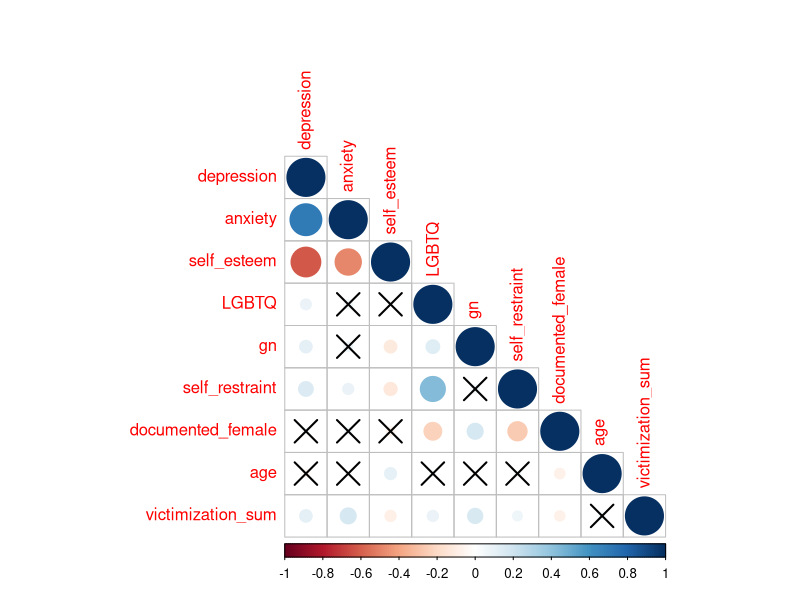

Write the R code that produced this figure. (Note: this script raises an error after producing the figure.)
## ---- chunk 1
knitr::opts_chunk$set(echo = TRUE)
## ---- chunk 2
df <- read.csv("lgbtPKU.csv")
dim(df)
## ---- chunk 3
library(dplyr)
library(tidyverse)
#renaming for categoricals and ordinals
df <- df %>%
  rename(
         grade = Q7,
         sexual_orientation = Q12,
         nonconformity_masculine = Q14,
         nonconformity_feminine = Q15,
         support_from_queer = Q25_行1,
         support_from_nonqueer = Q25_行1,
         )

#manipulations
df$age <- 33 - df$Q3
df$mainland <- ifelse(df$Q4 == 1, 1, 0)
df$han_ethnicity <- 2- df$Q5
df$department <- factor(df$Q6)
df$urban_residency <- ifelse(df$Q8 == 1, 1, 0)
df$self_restraint_teacher <- 5 - df$Q18
df$documented_male <- 2 - df$Q9
df$documented_female <- 1 - df$documented_male

df$assigned_male <- ifelse(df$Q10 != 3, 2 - df$Q10, NA)
df$assigned_female <- 1 - df$assigned_male

df$cisgender <- 2 - df$Q11
df$transgender <- 1 - df$cisgender

library(fastDummies)
df <- dummy_cols(df, select_columns = "sexual_orientation", remove_first_dummy = TRUE)

df$singleness <- ifelse(df$Q13 == 1, 1, 0)

df$gn <- ifelse(df$nonconformity_masculine == -3, 
             df$nonconformity_feminine, df$nonconformity_masculine)

df$outness <- 2 - df$Q16
df$out_to_teacher <- ifelse(df$Q17 == 1, 1, 0)
df$public_out = ifelse(df$Q21 == 1, 1, 0)
df$out_to_queer_friends = ifelse(df$Q23 == -3, 1, df$Q23)
df$out_to_nonqueer_friends = ifelse(df$Q24 == -3, 1, df$Q24)

#LGBTQ+
df$LGBTQ <- ifelse(df$Q10 != 3 & df$cisgender == 1 & df$sexual_orientation == 2, 0, 1)

#perceived LGBTQ+-affirming attitude
df$perceived_acceptance_teacher = 5 - df$Q19
df$perceived_acceptance_student = 5 - df$Q28

df$victimization_teacher <- 1 - df$Q20_选项17
df$victimization_student <- 1 - df$Q29_选项14
df$victimization_ever <- ifelse(df$victimization_teacher == 1 | df$victimization_student == 1, 1, 0)

#Self-restraint of gender expression
df$self_restraint_allstudent <- 10 - df$Q27_行1 - df$Q27_行2
df$self_restraint_otherLGBTQ <- 5 - df$Q27_行1
df$self_restraint_otherstudents <- 5 - df$Q27_行2
df$self_restraint <- df$self_restraint_teacher + df$self_restraint_allstudent - 3

# self-esteem: Rosenberg Self-Esteem Scale, RSES
df <- df %>%
  mutate(
    Q31_行3_r  = 6 - Q31_行3,
    Q31_行5_r  = 6 - Q31_行5,
    Q31_行8_r  = 6 - Q31_行8,
    Q31_行9_r  = 6 - Q31_行9,
    Q31_行10_r = 6 - Q31_行10)

df <- df %>%
  mutate(
    self_esteem = rowSums(
      select(., all_of(c(
        "Q31_行1", "Q31_行2", "Q31_行3_r", "Q31_行4", "Q31_行5_r",
        "Q31_行6", "Q31_行7", "Q31_行8_r", "Q31_行9_r", "Q31_行10_r"
      ))),
      na.rm = TRUE
    )
  )

# depression: Center for Epidemiologic Studies Depression Scale, CESD 9-item Chinese version
df <- df %>%
  mutate(
    Q30_行5_r = 5 - Q30_行5,
    Q30_行7_r = 5 - Q30_行7)

df <- df %>%
  mutate(
    depression = Q30_行1 + Q30_行2 + Q30_行3 + Q30_行4 + 
                 Q30_行5_r + Q30_行6 + Q30_行7_r + Q30_行8 + Q30_行9
  )

#anxiety: Generalized Anxiety Disorder Scale, GAD-7
df <- df %>%
  mutate(
    anxiety = rowSums(select(., all_of(c("Q32_行1", "Q32_行2", "Q32_行3", "Q32_行4", "Q32_行5", "Q32_行6", "Q32_行7"))),
                      na.rm = TRUE))
## ---- chunk 4
#check inconsistent cases
#transgender
df %>%
  filter((documented_female == 1 & assigned_male == 1 & transgender == 0) | (documented_male == 1 & assigned_female == 1 & transgender == 0))

#outness
df %>%
  filter((outness == 0 & out_to_teacher== 1) | (outness == 0 & public_out == 1))


#outness in nonLGBTQ
#SOGIE-based victimization among non-LGBTQ+
df %>%
  filter(LGBTQ == 0 & outness == 1)

df %>%
  filter(LGBTQ == 0 & out_to_teacher == 1)
## ---- chunk 5
#drop one inconsistent case
df1 <- df %>%
  filter(!((documented_female == 1 & assigned_male == 1 & transgender == 0) | (documented_male == 1 & assigned_female == 1 & transgender == 0)) %in% TRUE)
dim(df1)
## ---- chunk 6
#drop two cases that non-LGBTQ+ reported coming out
df1 <- df1 %>%
  filter(!(LGBTQ == 0 & outness == 1))
dim(df1)
## ---- chunk 7
#drop inconsistent case
#constantly filling the same value for multiple question matrices
df1 <- df1 %>%
  filter(!(index == 1273))
dim(df1)
## ---- chunk 8
#drop age under 18 (5 cases)
df1 <- df1 %>%
  filter(!(age < 18))
dim(df1)
## ---- chunk 9
df1 %>%
  select(LGBTQ, documented_female, transgender, sexual_orientation, 
         gn, outness, 
         age, mainland, han_ethnicity, department, grade, urban_residency, 
         victimization_teacher, victimization_student, victimization_ever ) %>%
  summary
## ---- chunk 10
#value counts
lapply(df1[,c('LGBTQ','sexual_orientation', 'gn', 'outness', 'out_to_queer_friends', 
              'out_to_nonqueer_friends', 'out_to_teacher', 'public_out',
             'victimization_teacher', 'victimization_student', 'victimization_ever')], table)
## ---- chunk 11
library(psych)
describe(df1[, c("depression", "anxiety")])
aggregate(depression ~ LGBTQ, data = df1, mean)
aggregate(depression ~ LGBTQ, data = df1, sd)
aggregate(anxiety ~ LGBTQ, data = df1, mean)
aggregate(anxiety ~ LGBTQ, data = df1, sd)
## ---- chunk 12
#self-restraint
table(df1$self_restraint_teacher)
table(df1$self_restraint_otherLGBTQ)
table(df1$self_restraint_otherstudents)

table(df1$self_restraint_allstudent)
table(df1$self_restraint)
summary(df1$self_restraint)
## ---- chunk 13
#review of self-restraint sum
sr_varlist <- c("self_restraint_teacher", "self_restraint_otherstudents", "self_restraint_otherLGBTQ", "self_restraint")

#restraint among LGBTQ+
print("Among LGBTQ+")
for (v in sr_varlist) {
  cat(":\n")
  df1 %>%
    filter(LGBTQ == 1) %>%
    count(.data[[v]]) %>%
    mutate(percent = n / sum(n) * 100) %>%
    print()
  cat("\n")
}

#restraint among non-LGBTQ+
print("Among non-LGBTQ+")
for (v in sr_varlist) {
  cat(":\n")
  df1 %>%
    filter(LGBTQ == 0) %>%
    count(.data[[v]]) %>%
    mutate(percent = n / sum(n) * 100) %>%
    print()
  cat("\n")
}
## ---- chunk 14
describe(df1$self_restraint)
## ---- chunk 15
aggregate(self_restraint ~ LGBTQ, data = df1, mean)
aggregate(self_restraint ~ LGBTQ, data = df1, sd)
aggregate(gn ~ LGBTQ, data = df1, mean)
aggregate(gn ~ LGBTQ, data = df1, sd)
## ---- chunk 16
#count
df1$victim_teacher_count <- rowSums(df1[, paste0('Q20_选项', 1:15)])
df1$victim_student_count <- rowSums(df1[, paste0('Q29_选项', 1:12)])
df1$victimization_count <- df1$victim_teacher_count + df1$victim_student_count

table(df1$victim_teacher_count)
table(df1$victim_student_count)
table(df1$victimization_count)
## ---- chunk 17
#Victimization weighted sum score
# microaggression *1; moderate violence & discrimination *2; severe violence *3
df1$victm_teacher_sum <- 
  1 * df1$Q20_选项1 + 1 * df1$Q20_选项3 + 1 * df1$Q20_选项4 +
  2 * df1$Q20_选项2 + 2 * df1$Q20_选项6 + 2 * df1$Q20_选项7 + 2 * df1$Q20_选项8 +
  2 * df1$Q20_选项9 + 2 * df1$Q20_选项10 + 2 * df1$Q20_选项11 + 2 * df1$Q20_选项12 + 2 * df1$Q20_选项15 +
  3 * df1$Q20_选项5 + 3 * df1$Q20_选项13 + 3 * df1$Q20_选项14
  
df1$victm_student_sum <-
  1 * df1$Q29_选项1 + 1 * df1$Q29_选项3 + 1 * df1$Q29_选项4 +
  2 * df1$Q29_选项2 + 2 * df1$Q29_选项6 + 2 * df1$Q29_选项7 + 2 * df1$Q29_选项8 +
  2 * df1$Q29_选项9 + 2 * df1$Q29_选项12 +
  3 * df1$Q29_选项5 + 3 * df1$Q29_选项10 + 3 * df1$Q29_选项11

df1$victimization_sum <- df1$victm_teacher_sum + df1$victm_student_sum

table(df1$victm_teacher_sum)
table(df1$victm_student_sum)
table(df1$victimization_sum)

df1 %>% slice_max(victm_teacher_sum, n = 10)
df1 %>% slice_max(victm_student_sum, n = 10)
df1 %>% slice_max(victimization_sum, n = 10)
## ---- chunk 18
describe(df1$victimization_sum)
aggregate(victimization_sum ~ LGBTQ, data =df1, mean)
aggregate(victimization_sum ~ LGBTQ, data =df1, sd)
## ---- chunk 19
#convert 1-5 to 0-1
df1$out_to_teacher_norm <- df1$out_to_teacher
df1$out_to_queer_friends_norm <- (df1$out_to_queer_friends - 1)/4  # 1-5 -> 0-1
df1$out_to_nonqueer_friends_norm <- (df1$out_to_nonqueer_friends - 1)/4  # 1-5 -> 0-1

table(df1$out_to_teacher_norm)
table(df1$out_to_queer_friends_norm)
table(df1$out_to_nonqueer_friends_norm)
print("----------")
print("binary outness:")
table(df1$outness)
print("outness-three score sum:")
df1$outness_sum <- rowSums(df1[,c("out_to_teacher_norm","out_to_queer_friends_norm","out_to_nonqueer_friends_norm")])
table(df1$outness_sum)
summary(df1$outness_sum)
## ---- chunk 20
keyvariables <- c("depression","anxiety", "self_esteem", "LGBTQ", "gn", "self_restraint",
                  "documented_female", "age", "victimization_sum")

corr <- corr.test(df1[, keyvariables])
r <- round(corr$r, 2)
p <- corr$p

stars <- ifelse(p < .001, "***",
         ifelse(p < .01, "**",
         ifelse(p < .05, "*", "")))

corr_table <- matrix(
  paste0(sprintf("%.2f", r), stars),
  nrow = nrow(r),
  dimnames = dimnames(r)
)

corr_table
diag(corr_table) <- ""

corr_table
## ---- chunk 21
corr_res <- corr.test(df1[, keyvariables])
corr_matrix <- corr_res$r
p_matrix <- corr_res$p

library(corrplot)

corrplot(corr_matrix, 
         method = "circle", 
         type = "lower",
         p.mat = p_matrix,       # 传入 p 值矩阵
         sig.level = 0.05,       # 显著性阈值
         insig = "pch") 
## ---- chunk 22
vars_regression <- c("LGBTQ", "documented_female", "victimization_sum", "gn", "self_restraint",
                     "age", "mainland", "han_ethnicity", "department","urban_residency"
                     )
  
formula_se <- as.formula(
  paste("self_esteem ~", paste(vars_regression, collapse = "+"))
)

formula_dep <- as.formula(
  paste("depression ~", paste(vars_regression, collapse = " + "))
)

formula_anx <- as.formula(
  paste("anxiety ~", paste(vars_regression, collapse = "+"))
)
## ---- chunk 23
model_se <- lm(formula_se, data = df1)
summary(model_se)
model_dep <- lm(formula_dep, data = df1)
summary(model_dep)
model_anx <- lm(formula_anx, data = df1)
summary(model_anx)
## ---- chunk 24
interaction_terms <- c("self_restraint * LGBTQ", "self_restraint * documented_female", "gn * documented_female")

formula_se_int <- as.formula(
  paste("self_esteem ~", paste(c(vars_regression, interaction_terms), collapse = "+"))
)

formula_dep_int <- as.formula(
  paste("depression ~", paste(c(vars_regression, interaction_terms), collapse = "+"))
)

formula_anx_int <- as.formula(
  paste("anxiety ~", paste(c(vars_regression, interaction_terms), collapse = "+"))
)
## ---- chunk 25
model_se_int <- lm(formula_se_int, data = df1)
summary(model_se_int)
model_dep_int <- lm(formula_dep_int, data = df1)
summary(model_dep_int)
model_anx_int <- lm(formula_anx_int, data = df1)
summary(model_anx_int)
## ---- chunk 26
#simple linear regression: Mental health ~ LGBTQ+ identity
s1s1_dep_model <- lm(depression ~ LGBTQ, data = df1)
summary(s1s1_dep_model)

s1s1_anx_model <- lm(anxiety ~ LGBTQ, data = df1)
summary(s1s1_anx_model)
## ---- chunk 27
library('lavaan')
s1_dep_model <- '
  depression ~ a*LGBTQ + b*victimization_sum + c*self_restraint + d*self_esteem + documented_female
  
  victimization_sum ~ f*LGBTQ + documented_female
  self_restraint ~ e*LGBTQ + g*self_esteem + documented_female
  self_esteem ~ h*victimization_sum + i*LGBTQ + documented_female

  #effects 
  total_indirect := c*e + c*g*h*f + d*h*f + b*f + i*d + i*g*c
  total_effect := a + total_indirect
'

s1_dep_fit <- sem(s1_dep_model, data=df1, estimator="ML", se="bootstrap" , bootstrap=1000)
summary(s1_dep_fit, standardized=TRUE, fit.measures=TRUE)
## ---- chunk 28
library('lavaan')
s1_dep_model <- '
  depression ~ a*LGBTQ + b*victimization_sum + c*self_restraint + d*self_esteem + documented_female
  
  victimization_sum ~ f*LGBTQ + documented_female
  self_restraint ~ e*LGBTQ + documented_female
  self_esteem ~ h*victimization_sum + i*LGBTQ + documented_female
  
  self_esteem ~~ self_restraint

  #effects 
  total_indirect := c*e + d*h*f + b*f + i*d
  total_effect := a + total_indirect
'

s1_dep_fit <- sem(s1_dep_model, data=df1, estimator="ML", se="bootstrap" , bootstrap=1000)
summary(s1_dep_fit, standardized=TRUE, fit.measures=TRUE)
## ---- chunk 29
s1_dep_model <- '
  depression ~ a*LGBTQ + b*victimization_sum + c*self_restraint + documented_female
  
  victimization_sum ~ d*LGBTQ + documented_female
  self_restraint ~ e*LGBTQ + documented_female

  #effects 
  total_indirect := b*d + c*e
  total_effect := a + total_indirect
'

s1_dep_fit <- sem(s1_dep_model, data=df1, estimator="ML", se="bootstrap" , bootstrap=1000)
summary(s1_dep_fit, standardized=TRUE, fit.measures=TRUE)
## ---- chunk 30
s1_dep_model <- '
  depression ~ a*LGBTQ + b*victimization_sum + c*self_restraint + documented_female
  
  victimization_sum ~ d*LGBTQ + documented_female
  self_restraint ~ e*LGBTQ + f*victimization_sum + documented_female

  #effects 
  total_indirect := b*d + c*e + d*f*c
  total_effect := a + total_indirect
'

s1_dep_fit <- sem(s1_dep_model, data=df1, estimator="ML", se="bootstrap" , bootstrap=1000)
summary(s1_dep_fit, standardized=TRUE, fit.measures=TRUE)
## ---- chunk 31
library('lavaan')
s1_anx_model <- '
  anxiety ~ a*LGBTQ + b*victimization_sum + c*self_restraint + documented_female
  
  victimization_sum ~ d*LGBTQ + documented_female
  self_restraint ~ e*LGBTQ + f*victimization_sum + documented_female

  #effects 
  total_indirect := b*d + c*e + d*f*c
  total_effect := a + total_indirect
'

s1_anx_fit <- sem(s1_anx_model, data=df1, estimator="ML", se="bootstrap" , bootstrap=1000)
summary(s1_anx_fit, standardized=TRUE, fit.measures=TRUE)
## ---- chunk 32
#simple linear regression: Mental health ~ Gender nonconformity
s2s1_dep_model <- lm(depression ~ gn, data = df1)
summary(s2s1_dep_model)

s2s1_anx_model <- lm(anxiety ~ gn, data = df1)
summary(s2s1_anx_model)
## ---- chunk 33
s2_dep_model <- '
  depression ~ a*gn + b*victimization_sum + c*self_restraint + documented_female
  
  victimization_sum ~ d*gn + documented_female
  self_restraint ~ e*gn + documented_female + f*victimization_sum

  gn ~ documented_female
  
  #effects 
  total_indirect := b*d + c*e + d*f*c
  total_effect := a + total_indirect
'

s2_dep_fit <- sem(s2_dep_model, data=df1, estimator="ML", se="bootstrap" , bootstrap=1000)
summary(s2_dep_fit, standardized=TRUE, fit.measures=TRUE)
## ---- chunk 34
df1$interaction_gn_LGBTQ <- df1$gn * df1$LGBTQ

s2_dep_model_moderated <- '
  depression ~ a*gn + b*victimization_sum + c*self_restraint + documented_female
  
  victimization_sum ~ d*gn + documented_female
  self_restraint ~ e*gn + f*victimization_sum + g*interaction_gn_LGBTQ + documented_female

  gn ~ documented_female
  
  #effects
  total_ind_nonLGBTQ := b*d + e*c + d*f*c
  total_ind_LGBTQ := b*d + (e+g)*c + d*f*c
  total_nonLGBTQ := a + total_ind_nonLGBTQ
  total_LGBTQ := a + total_ind_LGBTQ
'

s2_dep_fit_moderated <- sem(s2_dep_model_moderated, data=df1, estimator="ML", se="bootstrap" , bootstrap=1000)
summary(s2_dep_fit_moderated, standardized=TRUE, fit.measures=TRUE)
## ---- chunk 35
plot(pressure)
